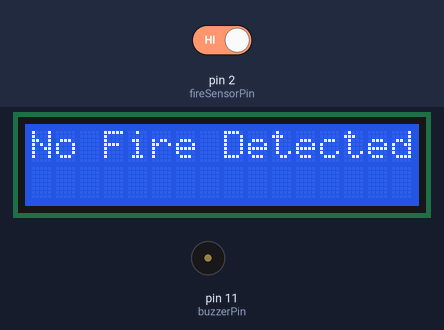
Bench run of a sketch on a simulated Arduino Uno, built with avr-gcc and run on an emulated ATmega328P. Parts: 16×2 character LCD, buzzer (waves = sounding, pin HIGH). The test bench sets the inputs (shaded band); at power-on: pin 2 (fireSensorPin) HIGH.

Above: at 1.2 s.
1.3 s: pin 2 (fireSensorPin) driven LOW
At 1.85 s:
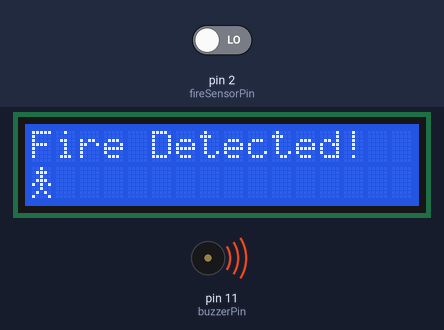
At 7.1 s:
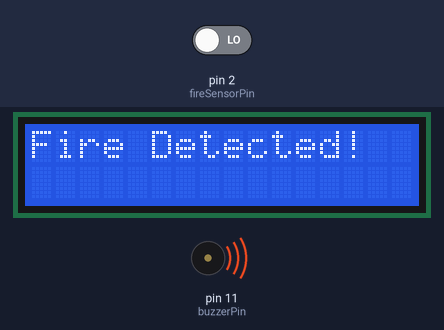
7.2 s: pin 2 (fireSensorPin) driven HIGH
At 7.8 s:
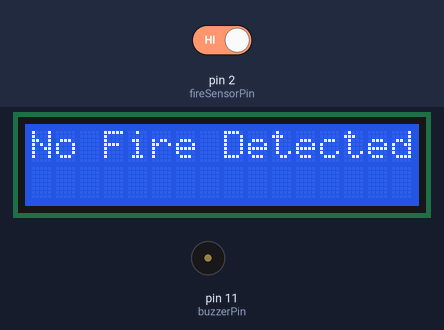
Timing chart, 0 to 10.2 s (numbered marks = the images above; inputs shaded):
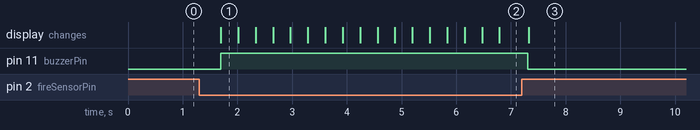

Measured:
- after the input at 1.3 s, pin 11 (buzzerPin): LOW → HIGH after 0.39 s; the display: changes after 0.40 s (image 1)
- after the input at 7.2 s, pin 11 (buzzerPin): HIGH → LOW after 0.11 s; the display: changes after 0.12 s (image 3)

The sketch:

sketch_apr9b.ino
```cpp
#include <Wire.h>
#include <LiquidCrystal_I2C.h>

LiquidCrystal_I2C lcd(0x27, 16, 2);
const int fireSensorPin = 2;
const int buzzerPin = 11;

// Define custom characters for the running man animation
byte runningMan1[8] = {
  0b00100,
  0b01110,
  0b00100,
  0b01110,
  0b10101,
  0b00100,
  0b01010,
  0b10001
};

byte runningMan2[8] = {
  0b00100,
  0b01110,
  0b00100,
  0b01110,
  0b10101,
  0b00100,
  0b01010,
  0b01010
};

void setup() {
  lcd.init();
  lcd.backlight();

  pinMode(fireSensorPin, INPUT);
  pinMode(buzzerPin, OUTPUT);

  // Create the custom characters
  lcd.createChar(0, runningMan1);
  lcd.createChar(1, runningMan2);
}

void loop() {
  int sensorState = digitalRead(fireSensorPin);

  lcd.clear();
  if (sensorState == LOW) {
    lcd.print("Fire Detected!");
    digitalWrite(buzzerPin, HIGH);

    // Display the running man animation
    for (int position = 0; position < 16; position++) {
      lcd.setCursor(position, 1); // Set cursor to bottom row
      lcd.write((position % 2) == 0 ? 0 : 1); // Alternate between custom characters
      delay(300);
      lcd.clear();
      lcd.setCursor(0, 0);
      lcd.print("Fire Detected!");
    }
  } else {
    lcd.print("No Fire Detected");
    digitalWrite(buzzerPin, LOW);
    // Make sure the second line is clear
    lcd.setCursor(0, 1);
    lcd.print("                ");
  }
  delay(500);
}
```
